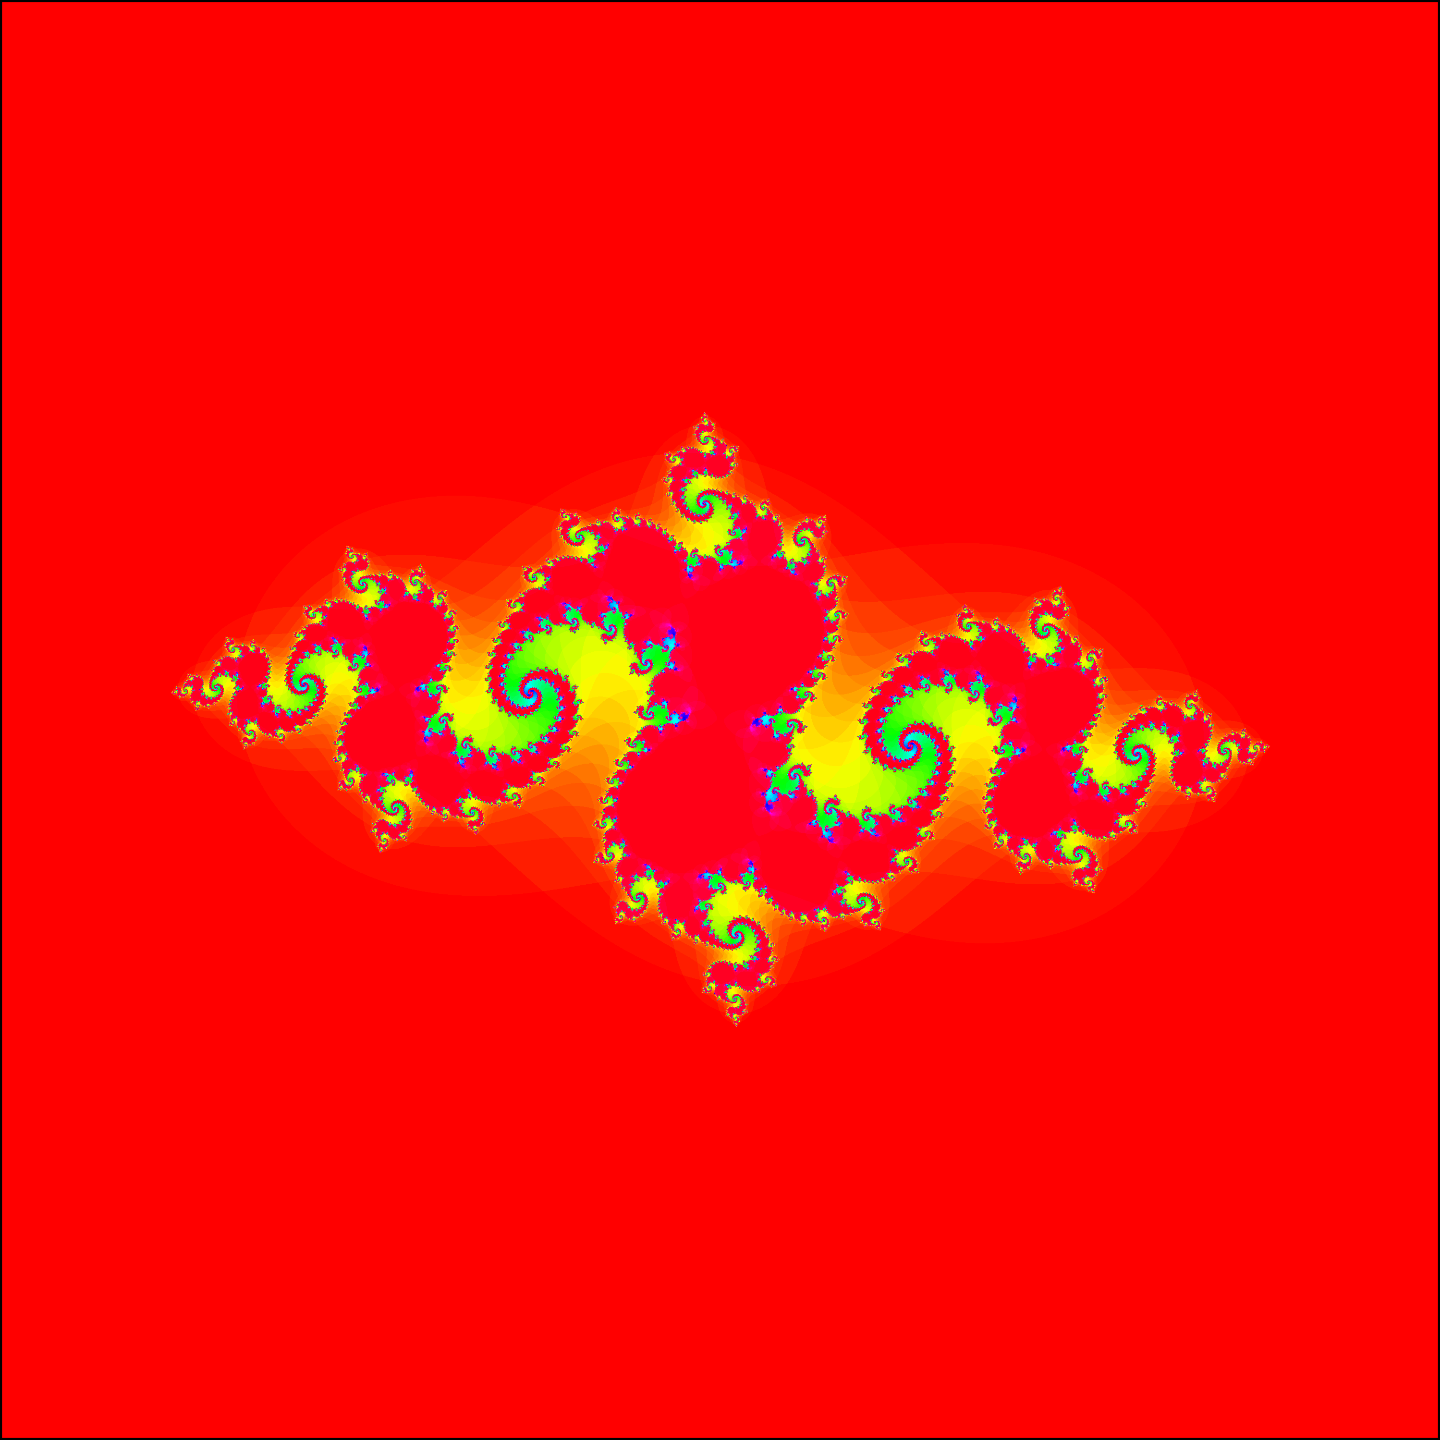

Write the Python code that produced this figure.
#
# Image Used for Cover for Version 1 of Python Hacking for Math Junkies
#
#* ----------------------------------------------------------------------------
#* "THE BEER-WARE LICENSE" (Revision 42):
#* [email redacted] wrote this file to draw his book cover. 
#* As long as you retain this notice you can do whatever you want with this stuff.
#* If we meet some day, and you think this stuff is worth it, 
#* you can buy me a beer in return. Bruce E. Shapiro
#* ----------------------------------------------------------------------------
#* For more information on the BEER-WARE LICENSE see 
#* https://people.freebsd.org/~phk/
#*/
import numpy as np
from matplotlib.pyplot import *
x=np.linspace(-2,2, 3000)
g=np.meshgrid(x,x)
f = lambda z: (-0.8-0.15j)+z*z
def iterate(Z, n=100, maxz=1.0):
    counter=np.zeros( (len(Z), len(Z)), "float")
    ZMAX = np.full_like(counter, maxz)
    for i in range(n):
        Z=f(Z)
        counter += (np.abs(Z) <= ZMAX)
    return counter 
Z=iterate(g[0]+(1j)*g[1])
fig=imshow(Z, cmap="hsv")
fig.axes.get_xaxis().set_visible(False)
fig.axes.get_yaxis().set_visible(False)
savefig("julia.png", dpi=300, bbox_inches="tight", pad_inches=0)
show()
